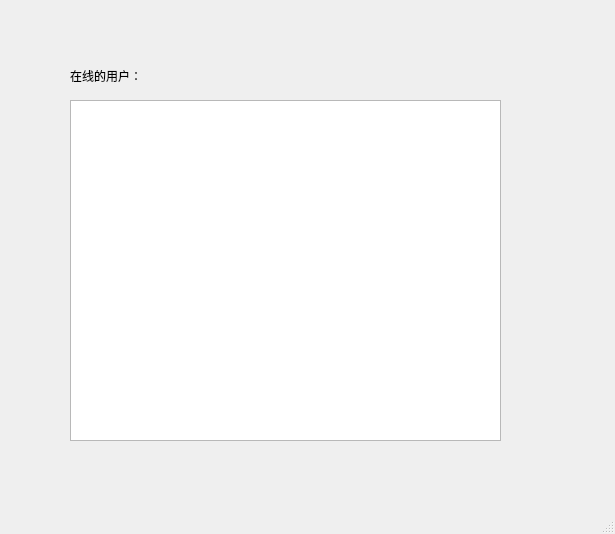
<?xml version="1.0" encoding="UTF-8"?>
<ui version="4.0">
 <class>server</class>
 <widget class="QMainWindow" name="server">
  <property name="geometry">
   <rect>
    <x>0</x>
    <y>0</y>
    <width>615</width>
    <height>534</height>
   </rect>
  </property>
  <property name="windowTitle">
   <string>server</string>
  </property>
  <widget class="QWidget" name="centralwidget">
   <widget class="QListWidget" name="listWidget">
    <property name="geometry">
     <rect>
      <x>70</x>
      <y>100</y>
      <width>431</width>
      <height>341</height>
     </rect>
    </property>
   </widget>
   <widget class="QLabel" name="label">
    <property name="geometry">
     <rect>
      <x>70</x>
      <y>60</y>
      <width>161</width>
      <height>31</height>
     </rect>
    </property>
    <property name="text">
     <string>在线的用户：</string>
    </property>
   </widget>
  </widget>
  <widget class="QMenuBar" name="menubar">
   <property name="geometry">
    <rect>
     <x>0</x>
     <y>0</y>
     <width>615</width>
     <height>22</height>
    </rect>
   </property>
  </widget>
  <widget class="QStatusBar" name="statusbar"/>
 </widget>
 <resources/>
 <connections/>
</ui>
